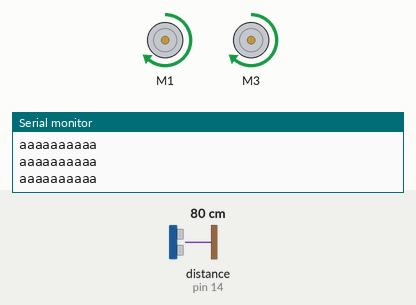
Bench run of a sketch on a simulated Arduino Uno, built for the host (arithmetic inside an expression is 32-bit, double 64-bit). On the bench: 2 × DC motor (green arrow = forward, orange = backward, longer = faster), the last lines printed to the serial monitor. Wiring (inferred from the names in the program): ultrasonic range finder: trigger pin 15; echo pin 14. Inputs (shaded band) come from the test bench; at power-on: distance to the obstacle (sensor on pin 14) 80 cm. The echo pulse lasts 58.3 µs per cm; no radio packets arrive unless stated.

Above: at 1.2 s.
1.3 s: distance to the obstacle (sensor on pin 14) set to 12 cm
2.8 s: distance to the obstacle (sensor on pin 14) set to 9 cm
At 3.7 s:
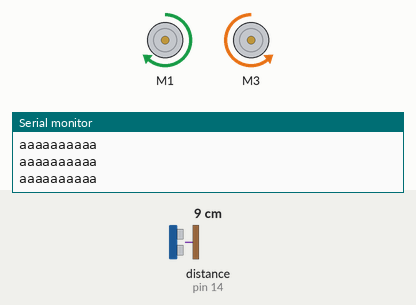
4.3 s: distance to the obstacle (sensor on pin 14) set to 5 cm
5.8 s: distance to the obstacle (sensor on pin 14) set to 2 cm
At 7.1 s:
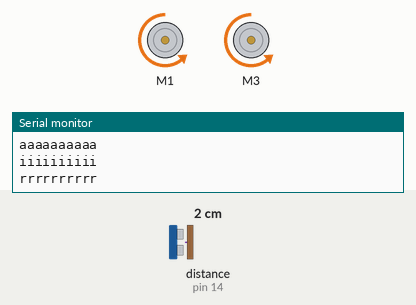
8.8 s: distance to the obstacle (sensor on pin 14) set to 4 cm
At 8.8 s:
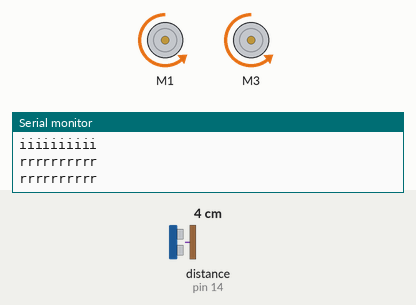
10.8 s: distance to the obstacle (sensor on pin 14) set to 18 cm
12.4 s: distance to the obstacle (sensor on pin 14) set to 22 cm
At 13.7 s:
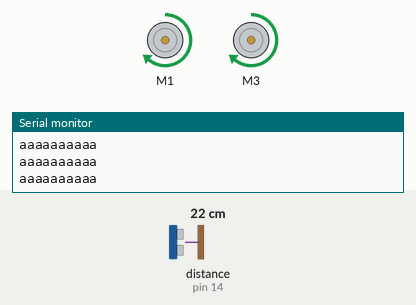
Timing chart, 0 to 15.3 s (numbered marks = the images above; inputs shaded):
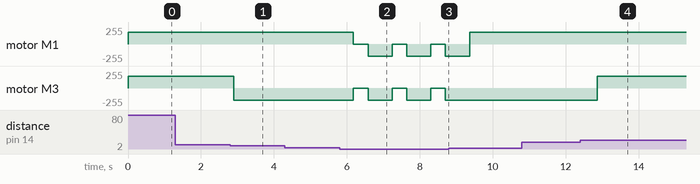

The sketch:

EMISOR_FINAL.ino
```cpp
#include <VirtualWire.h>
#include <AFMotor.h>

const int dataPin = 9;

//Varaiables del motor
AF_DCMotor M1(1);
AF_DCMotor M2(3);
//Variables de distancia
int Trig = 15;
int Echo = 14;

int cont = 0;
int aux = 0;

char tipo[] = "          ";

void setup()
{
  Serial.begin(9600);
  vw_setup(2000);
  vw_set_tx_pin(dataPin);
  //Varaiables del motor
  M1.setSpeed(180);
  M2.setSpeed(180);
  //Sensor de distancua
  pinMode(Trig, OUTPUT);
  pinMode(Echo, INPUT);
}

void loop()
{
  //Movimientos
  long duracion;
  long distancia;

  digitalWrite(Trig, LOW);
  delayMicroseconds(2);
  digitalWrite(Trig, HIGH);
  delayMicroseconds(10);
  digitalWrite(Trig, LOW);

  duracion = pulseIn(Echo, HIGH);
  distancia = (duracion / 2) / 29;

  //Serial.println(distancia);
  if (distancia > 10)
  {
    //Avanzar
    //tipo = 'a';
    strcpy(tipo, "aaaaaaaaaa");
    M1.run(FORWARD);
    M2.run(FORWARD);
  }
  else if (distancia < 4)
  {
    //tipo = 'r';
    strcpy(tipo, "rrrrrrrrrr");
    //Detener
    M1.run(RELEASE);
    M2.run(RELEASE);
    delay(400);
    //Retroceder
    M1.run(BACKWARD);
    M2.run(BACKWARD);
    delay(400);
    cont++;
  }
  else
  {
    if (aux == 0)
    {
      //Gira a la izquierda
      //tipo = 'i';
      strcpy(tipo, "iiiiiiiiii");
      M1.run(FORWARD);
      M2.run(BACKWARD);
    }
    else
    {
      //Gira a la derecha
      //tipo = 'd';
      strcpy(tipo, "dddddddddd");
      M1.run(BACKWARD);
      M2.run(FORWARD);
    }

    while (distancia < 20 && distancia > 3)
    {
      digitalWrite(Trig, LOW);
      delayMicroseconds(2);
      digitalWrite(Trig, HIGH);
      delayMicroseconds(10);
      digitalWrite(Trig, LOW);

      duracion = pulseIn(Echo, HIGH);
      distancia = (duracion / 2) / 29;
      delay(100);
    }

    if (cont == 2 && aux == 0)
    {
      aux = 1;
      cont = 0;
    }
    else if (cont == 2)
    {
      aux = 0;
      cont = 0;
    }
  }
  //Radiofrecuencia
  //while (Serial.available() > 0)
    while (tipo[0] != ' ')
    {
    char data[] = " ";
    strcpy(data, tipo);
    //char data[1];
    //data[0] = Serial.read();
    vw_send((uint8_t*)data, sizeof(data));
    vw_wait_tx();
    Serial.println(data);
    strcpy(tipo, "          ");
    }
    delay(200);
}
```

Measured:
- the behaviour switches between 11 and 10 cm on distance to the obstacle (sensor on pin 14) (found by bisection; images 0 and 1)
- the behaviour switches between 4 and 3 cm on distance to the obstacle (sensor on pin 14) (found by bisection; images 1 and 2)
- the behaviour switches between 19 and 20 cm on distance to the obstacle (sensor on pin 14) (found by bisection; images 3 and 4)
- after the input at 2.8 s, motor M3: forward 180/255 → backward 180/255 after 0.10 s
- after the input at 4.3 s, every drawn part: stays the same
- after the input at 5.8 s, motor M1, motor M3: alternates backward 180/255 for 0.66 s and stopped for 0.40 s, starting after 0.38 s
- after the input at 8.8 s, motor M3: stays backward 180/255 (without the input it goes to stopped after 0.57 s)
- after the input at 10.8 s, every drawn part: stays the same
- after the input at 12.4 s, motor M3: backward 180/255 → forward 180/255 after 0.46 s
